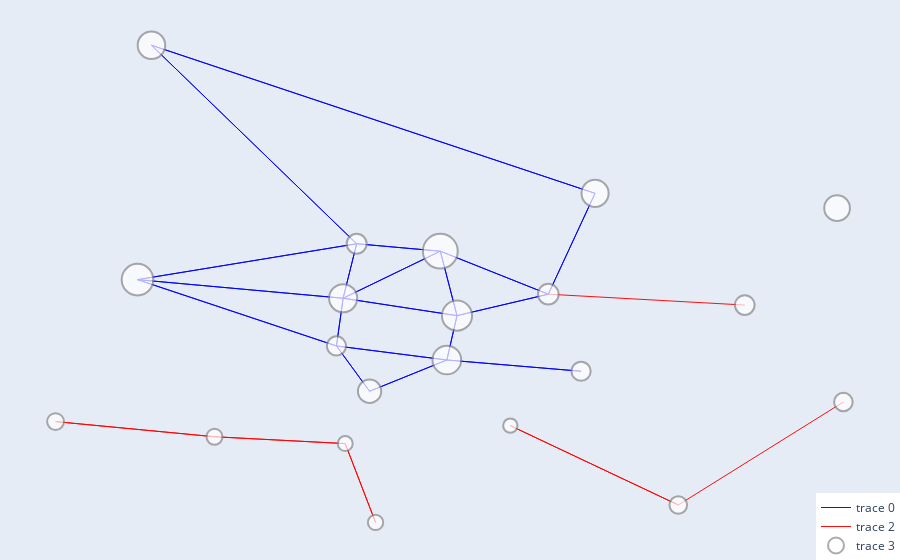

Notebook source saved alongside this figure:
### Code cell
G3, trip_counts3 = define_graph(short_trips)
G3 = update_node_sizes(G3, income, var_of_interest)
positions = get_positions(gdf)
edge_colors3, edge_widths3 = set_art(G3, 0.6)
plotly_graph(G3, positions, edge_colors3, edge_widths3, var_of_interest)

### Figure 1 — Plotly figure (JSON) as saved in the notebook; plotly's stock layout.template omitted (floating-point values rounded to 4 significant figures; data arrays with more than 128 entries replaced by an {"elided": "..."} marker saying what was removed)
{"data": [{"hoverinfo": "none", "line": {"color": "blue", "width": 0.9429}, "mode": "lines", "type": "scatter", "x": {"elided": "153 float values"}, "y": {"elided": "153 float values"}}, {"hoverinfo": "none", "line": {"color": "green", "width": 0.9429}, "mode": "lines", "type": "scatter", "x": [], "y": []}, {"hoverinfo": "none", "line": {"color": "red", "width": 0.9429}, "mode": "lines", "type": "scatter", "x": [-3.779, -3.779, null, -3.779, -3.737, null, -3.737, -3.779, null, -3.737, -3.737, null, -3.737, -3.703, null, -3.703, -3.737, null, -3.703, -3.703, null, -3.703, -3.695, null, -3.695, -3.703, null, -3.695, -3.695, null, -3.66, -3.66, null, -3.66, -3.616, null, -3.616, -3.66, null, -3.616, -3.616, null, -3.573, -3.616, null, -3.573, -3.573, null, -3.599, -3.65, null, -3.599, -3.599, null], "y": [40.39, 40.39, null, 40.39, 40.38, null, 40.38, 40.39, null, 40.38, 40.38, null, 40.38, 40.38, null, 40.38, 40.38, null, 40.38, 40.38, null, 40.38, 40.34, null, 40.34, 40.38, null, 40.34, 40.34, null, 40.38, 40.38, null, 40.38, 40.35, null, 40.35, 40.38, null, 40.35, 40.35, null, 40.39, 40.35, null, 40.39, 40.39, null, 40.43, 40.44, null, 40.43, 40.43, null]}, {"hoverinfo": "text", "marker": {"color": "white", "line": {"color": "#888", "width": 2}, "size": [19.18, 23.35, 28.72, 28.14, 31.6, 30.11, 19.21, 34.84, 20.66, 20.0, 27.56, 27.16, 16.89, 16.02, 15.01, 15.34, 14.34, 17.64, 18.57, 19.66, 25.7]}, "mode": "markers", "text": ["Node 2807901", "Node 2807902", "Node 2807903", "Node 2807907", "Node 2807909", "Node 2807904", "Node 2807914", "Node 2807905", "Node 2807915", "Node 2807906", "Node 2807908", "Node 2807916", "Node 2807910", "Node 2807911", "Node 2807912", "Node 2807917", "Node 2807913", "Node 2807918", "Node 2807919", "Node 2807920", "Node 2807921"], "type": "scatter", "x": [-3.705, -3.697, -3.676, -3.704, -3.757, -3.674, -3.641, -3.678, -3.65, -3.7, -3.754, -3.638, -3.779, -3.737, -3.703, -3.695, -3.66, -3.616, -3.573, -3.599, -3.575], "y": [40.42, 40.4, 40.41, 40.44, 40.45, 40.43, 40.41, 40.46, 40.44, 40.46, 40.54, 40.48, 40.39, 40.38, 40.38, 40.34, 40.38, 40.35, 40.39, 40.43, 40.48]}], "layout": {"hovermode": "closest", "legend": {"x": 1, "xanchor": "right", "y": 0, "yanchor": "bottom"}, "margin": {"b": 0, "l": 0, "r": 0, "t": 0}, "showlegend": true, "xaxis": {"showgrid": false, "showticklabels": false, "zeroline": false}, "yaxis": {"showgrid": false, "showticklabels": false, "zeroline": false}}}
